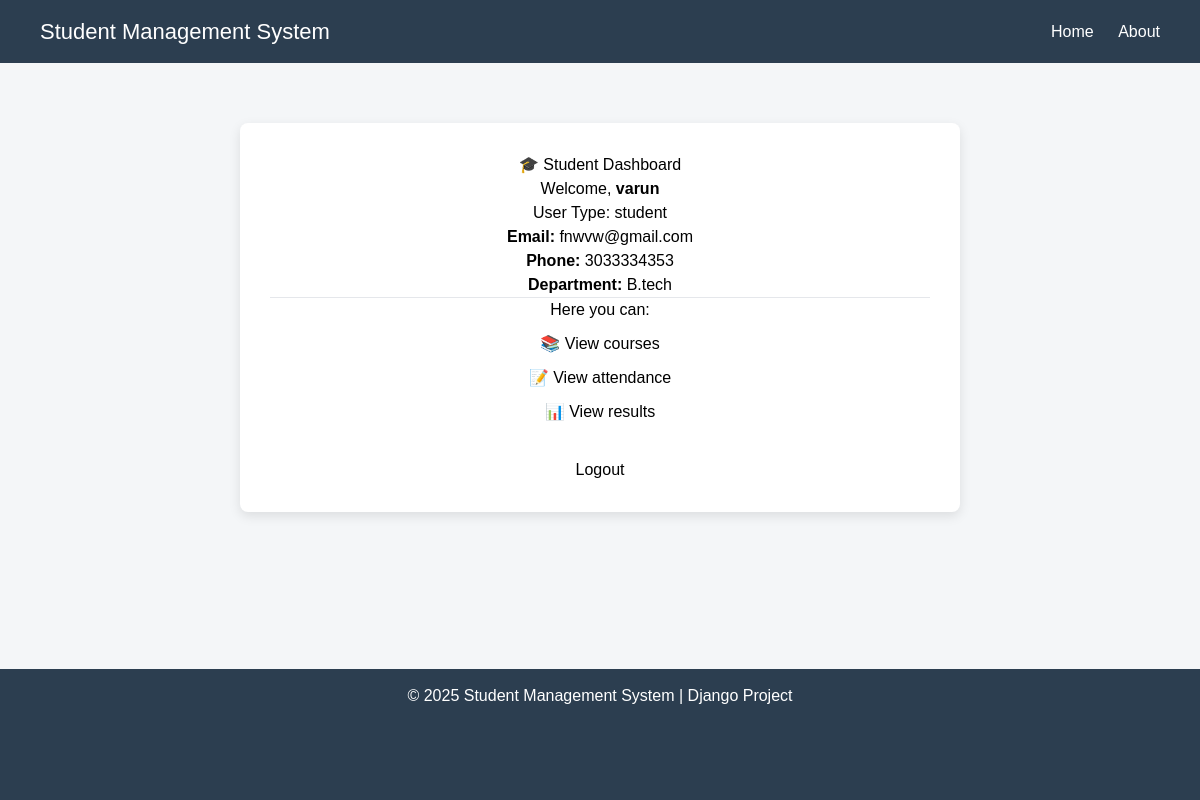
The app's page /students/dashboard/ (signed in) with its own data.
### students/models.py (models this page shows, shortened)
class Student(models.Model):
    user = models.OneToOneField(user, on_delete=models.CASCADE)
    first_name = models.CharField(max_length=50)
    last_name = models.CharField(max_length=50)
    s_id      = models.IntegerField(unique=True )
    email =   models.EmailField(unique= True)
    phone_no = models.CharField(max_length=15)
    d_o_b = models.DateField(null= True)
    enrollement_date = models.DateField(auto_now_add=True)
    department = models.ForeignKey("courses.Department",  on_delete=models.SET_NULL, null= True,  blank=True)

### accounts/models.py (models this page shows, shortened)
class user(AbstractUser):
    User_type_choices = (
        ('admin' , 'Admin'),
        ('student' , 'Student'),
        ('teacher' , 'Teacher')
    )
    user_type = models.CharField(choices=User_type_choices,max_length=50)

### courses/models.py (models this page shows)
class Department(models.Model):
    STATUS_CHOICES = (
        ('B.tech', 'B.tech'),
        ('B.com', 'B.com'),
        ('B.A', 'B.A'),
    )
    dep_name = models.CharField( max_length=50 , choices=STATUS_CHOICES)
    hod = models.ForeignKey(Teachers,  on_delete=models.SET_NULL , null = True)
    def __str__(self):
        return f"{self.dep_name} "

### students/views.py (the view)
# urls.py: path("dashboard/", views.student_dashboard, name="student_dashboard"),
@login_required
def student_dashboard(request):
    student = Student.objects.get(user = request.user)
    courses = Course.objects.filter(department = student.department)
    return render(request , 'students/dashboard.html' , {'student':student , 'courses' : courses})

### students/templates/students/dashboard.html (shortened to what this page needs)
{% extends "layouts/base.html" %}
{%block content %}
<div class = "dashboard-box">
<div class="box">
    <h1>🎓 Student Dashboard</h1>
    <p>Welcome, <b>{{ student.first_name }}</b></p>
    <p>User Type: {{ request.user.user_type }}</p>
     <p><b>Email:</b> {{ student.email}}</p>
    <p><b>Phone:</b> {{ student.phone_no }}</p>
    <p><b>Department:</b> {{ student.department }}</p>
    <hr>
    <p>Here you can:</p>
    <ul style="list-style: none;">
        <li><a href="/students/courses">📚 View courses</a></li>
        <li><a href="">📝 View attendance</a></li>
        <li><a href="">📊 View results</a></li>
    </ul>
    <br>
    <a href="{% url 'logout' %}">Logout</a>
</div>
</div>
{% endblock content %}

### templates/layouts/base.html (style rules this page uses)
* { margin: 0; padding: 0; box-sizing: border-box; font-family: Arial, Helvetica, sans-serif; }
body { background-color: #f4f6f8; }

### students/templates/students/dashboard.html (style rules this page uses)
.dashboard-box { width: 60%; margin: 60px auto; background: white; padding: 30px; border-radius: 8px; text-align: center; box-shadow: 0 4px 12px rgba(0,0,0,0.1); }
.dashboard-box ul { list-style: none; padding: 0; }
.dashboard-box li { margin: 10px 0; font-size: 16px; }

### records on screen
Student: first_name "varun", email "fnwvw@gmail.com", phone_no "3033334353", department "B.tech"
user: user.user_type "student"
